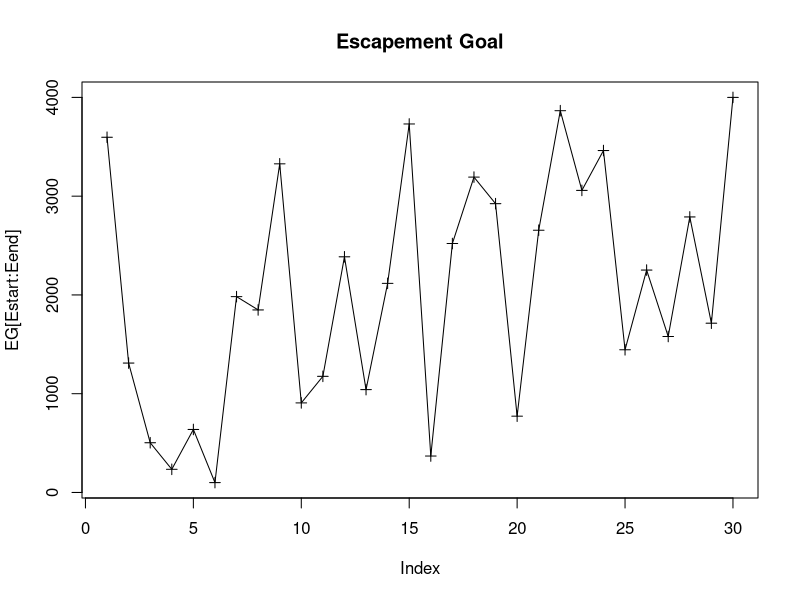
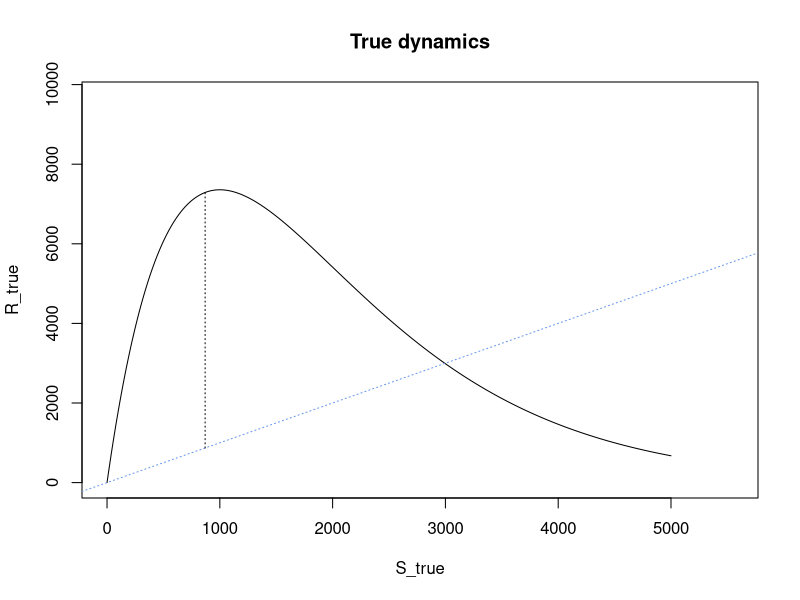
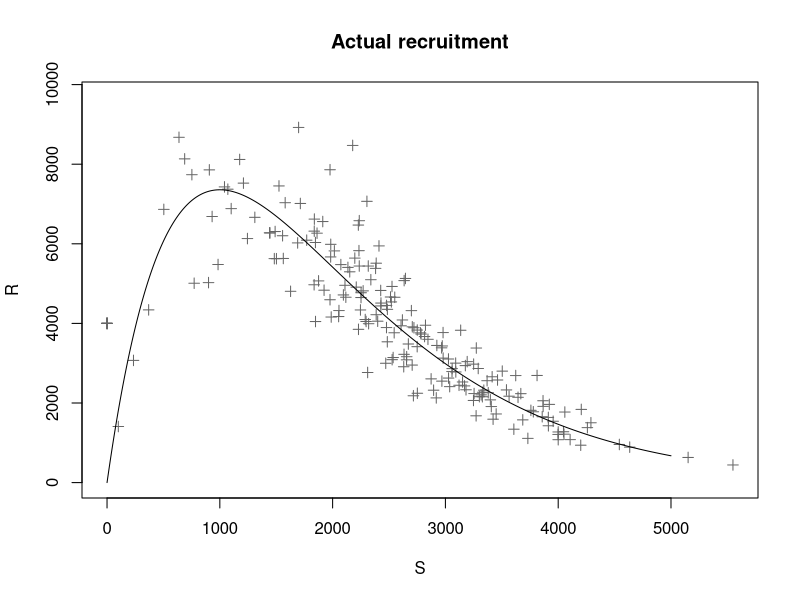
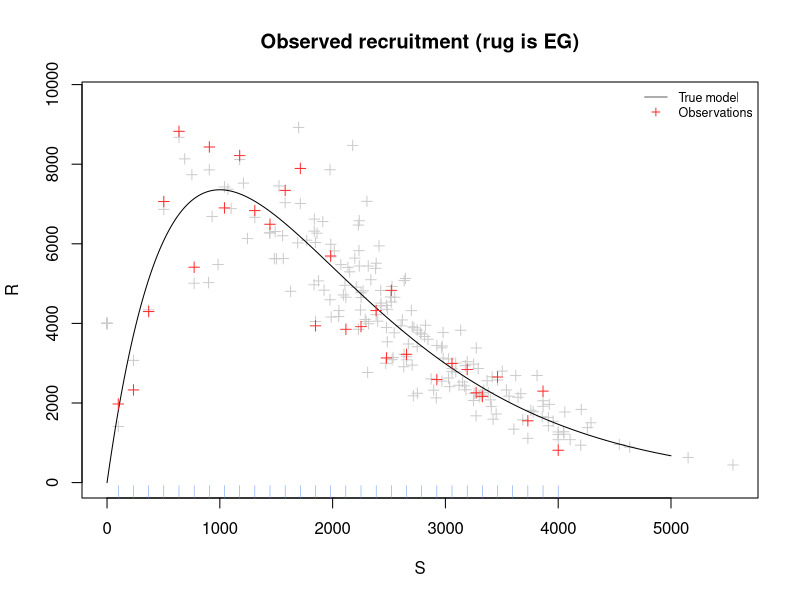
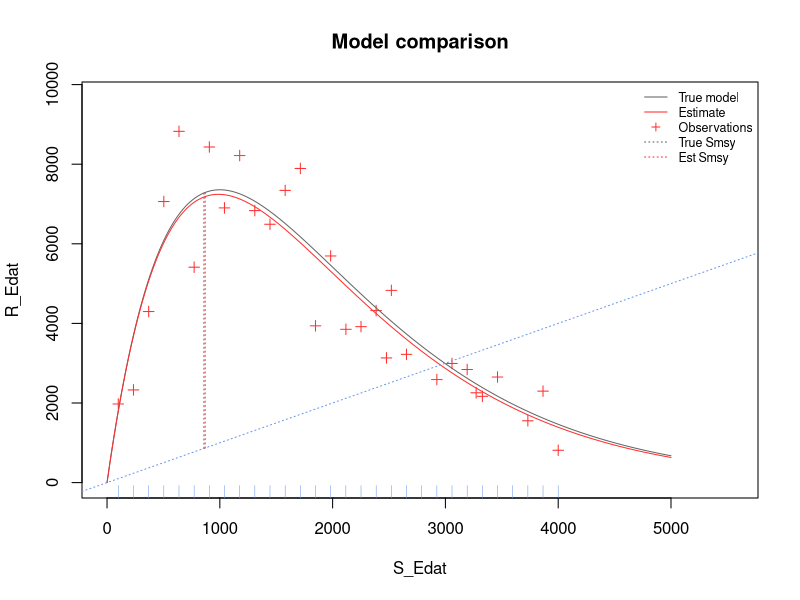

R code for these plots, in order:

#### Simulation parameters ####

EGInit <- 3000        # Escapement goal avg during burn in period
EGInitSD <- 1000      # Escapement goal sd durning burn in period
EGPar <- c(100, 4000) # Min & max EG during data collection period
EG_typ <- 'random'    # Trend for EG during data collection period
                      # (increase/decrease/random)

ny <- 200      # Total number of years (ny-nySR-7 will be burn in)
nySR <- 30     # Number of years for data collection
Preturn = c(0, 0, 0, .2, .39, .38, .03)  # P(return) by age class
alpha <- 20    # stock alpha
beta <- 0.001  # stock beta
sdR <- 0.2     # sd for realized recruitment

sdH <- 0.25    # sd for harvest
ESS_H <- 50    # ESS for harvest
sdS <- 0.25    # sd for escapement
ESS_S <- 50    # ESS for escapement


#### Packages ####
msm <- require(msm)
if(!msm){
  install.packages('msm')
  require(msm)
}


#### Set up containers ####

N <- matrix(0, nrow=ny, ncol=7)  # N-at-age
S <- numeric(ny)                 # escapement
R <- numeric(ny)                 # recruitment
H <- numeric(ny)                 # harvest

H_obs <- numeric(ny)                    # observed harvest total
HPAA_obs <- matrix(0, nrow=ny, ncol=7)  # observed PAA harvest
HAA_obs <- matrix(0, nrow=ny, ncol=7)   # observed harvest-at-age

S_obs <- numeric(ny)                    # observed escapement total
SPAA_obs <- matrix(0, nrow=ny, ncol=7)  # observed PAA escapement
SAA_obs <- matrix(0, nrow=ny, ncol=7)   # observed escapement-at-age

R_obs <- numeric(ny)                    # observed recruitment total


#### Initial values ####

# Initial values for recruitment to initialize model
R[1:7] <- 4000


#### Set up escapement goal ramp ####
EGdata <- seq(EGPar[1], EGPar[2], length.out=nySR)
if(EG_typ == 'increase'){
  EGdata <- sort(EGdata)
}else if(EG_typ == 'decrease'){
  EGdata <- sort(EGdata, decreasing=TRUE)
}else if(EG_typ == 'random'){
  EGdata <- sample(EGdata)
}else{
  stop('EG_typ not recognized')
}

# escapement goal vector for entire time-period
EG <- c(rtnorm(ny-nySR-7, EGInit, EGInitSD, lower=0),
        EGdata,
        rtnorm(7, EGInit, EGInitSD, lower=0))

# Loop to generate data for assessment
for(i in 8:ny){   

  # Fill the N-at-age matrix
  N[i,4] <- R[i-(4)] * Preturn[4]
  N[i,5] <- R[i-(5)] * Preturn[5]
  N[i,6] <- R[i-(6)] * Preturn[6]
  N[i,7] <- R[i-(7)] * Preturn[7]
  
  # Total run
  Run <- sum(N[i,])
  
  # Annual harvest and escapement
  H[i] <- ifelse(Run < EG[i], 0, Run - EG[i])
  S[i] <- Run - H[i]
  
  # This year's recruitment given escapement
  R[i] = alpha * S[i] * exp(-beta * S[i]) * rlnorm(1, 0, sdR)
  
  # Observations of harvest and escapement
  H_obs[i] <- rtnorm(1, mean=H[i], sd=sdH, lower=0)
  HPAA_obs[i,] <- c(rmultinom(n = 1, size = ESS_H, prob = N[i,])) / ESS_H
  HAA_obs[i,] <- H_obs[i] * HPAA_obs[i,]
  
  S_obs[i] <- rtnorm(1, mean=S[i], sd=sdS, lower=0)
  SPAA_obs[i,] <- c(rmultinom(n = 1, size = ESS_S, prob = N[i,])) / ESS_S
  SAA_obs[i,] <- S_obs[i] * SPAA_obs[i,]
  
}


# Get the (estimated) recruits in every year given harvest
# and escapement
for(i in 1:(ny-7)){
  
  R_obs[i] <- sum( diag( SAA_obs[(i+1):(i+7),] ) ) + 
              sum( diag( HAA_obs[(i+1):(i+7),] ) )
  
}



# Estimation
Estart <- ny - nySR - 7 + 1   # year 1 for model
Eend <- ny-7                  # year 30 for model
R_Edat <- R_obs[Estart:Eend]  # model recruitment data
S_Edat <- S_obs[Estart:Eend]  # model escapement data

# Calculate the parameters of the Ricker model (linear approach)
lnRS <- log(R_Edat) - log(S_Edat)
SRlm <- lm(lnRS ~ S_Edat)
lRpar <- coef(SRlm)
abase <- lRpar[1]
bbase <- -lRpar[1] / lRpar[2]

# get unbiased estimates (H&W p. 269)
lm_sdR <- summary(SRlm)$sigma
aprime <- abase + sdR^2/2
bprime <- aprime / abase * bbase

# Calculate Smsy
Smsy_est <- bprime * (0.5 - 0.07 * aprime)


#### Plotting ####

# Escapement history
plot(EG[Estart:Eend], type = 'o', pch=3, main='Escapement Goal')

# True dynamics
S_true <- seq(0, 5000, length.out = 1000)
R_true <- alpha * S_true * exp(-beta * S_true)
Smsy_true <- log(alpha)/beta * (0.5 - 0.07 * log(alpha))

# x and y limits for plots
xl <- range(S, S_true, S_obs)
yl <- range(R, R_true, R_obs)

# Plot of the true stock / recruit dynamics
plot(R_true ~ S_true, type='l', xlim=xl, ylim=yl, main='True dynamics')
abline(a=0, b=1, lty=3, col='cornflowerblue')
segments(x0=Smsy_true, 
         y0=Smsy_true, 
         y1=R_true[which.min(abs(Smsy_true-S_true))],
         lty=3)


# Actual recruitment
plot(R ~ S, pch=3, col='gray40', xlim=xl, ylim=yl, 
     main = 'Actual recruitment')
lines(R_true ~ S_true)


# Observations
plot(R ~ S, pch=3, col='gray80', xlim=xl, ylim=yl,
     main = 'Observed recruitment (rug is EG)')
lines(R_true ~ S_true)
points(R_Edat ~ S_Edat, pch=3, col='firebrick1')
legend('topright',
       col=c('gray40', 'firebrick1'),
       lty = c(1, NA),
       pch = c(NA, 3),
       bty = 'n',
       cex = 0.75,
       legend = c('True model', 'Observations'))
rug(EG[Estart:Eend], col='cornflowerblue')


# New model
R_mod <- S_true * exp(aprime * (1 - S_true / bprime))
plot(R_Edat ~ S_Edat, pch=3, col='firebrick1', xlim=xl, ylim=yl,
     main = 'Model comparison')
lines(R_true ~ S_true, type='l', col='gray40')
lines(R_mod ~ S_true, col='firebrick1')
abline(a=0, b=1, lty=3, col='cornflowerblue')
segments(x0=Smsy_true, 
         y0=Smsy_true, 
         y1=R_true[which.min(abs(Smsy_true-S_true))],
         lty=3, col='gray40')
segments(x0=Smsy_est, 
         y0=Smsy_est, 
         y1=R_true[which.min(abs(Smsy_est-S_true))],
         lty=3, col='firebrick1')
legend('topright',
       col=c('gray40', 'firebrick1', 'firebrick1', 'gray40', 'firebrick1'),
       lty = c(1,1,NA,3,3),
       pch = c(NA, NA, 3, NA, NA),
       bty = 'n',
       cex = 0.75,
       legend = c('True model', 'Estimate', 'Observations',
                  'True Smsy', 'Est Smsy'))
rug(EG[Estart:Eend], col='cornflowerblue')
